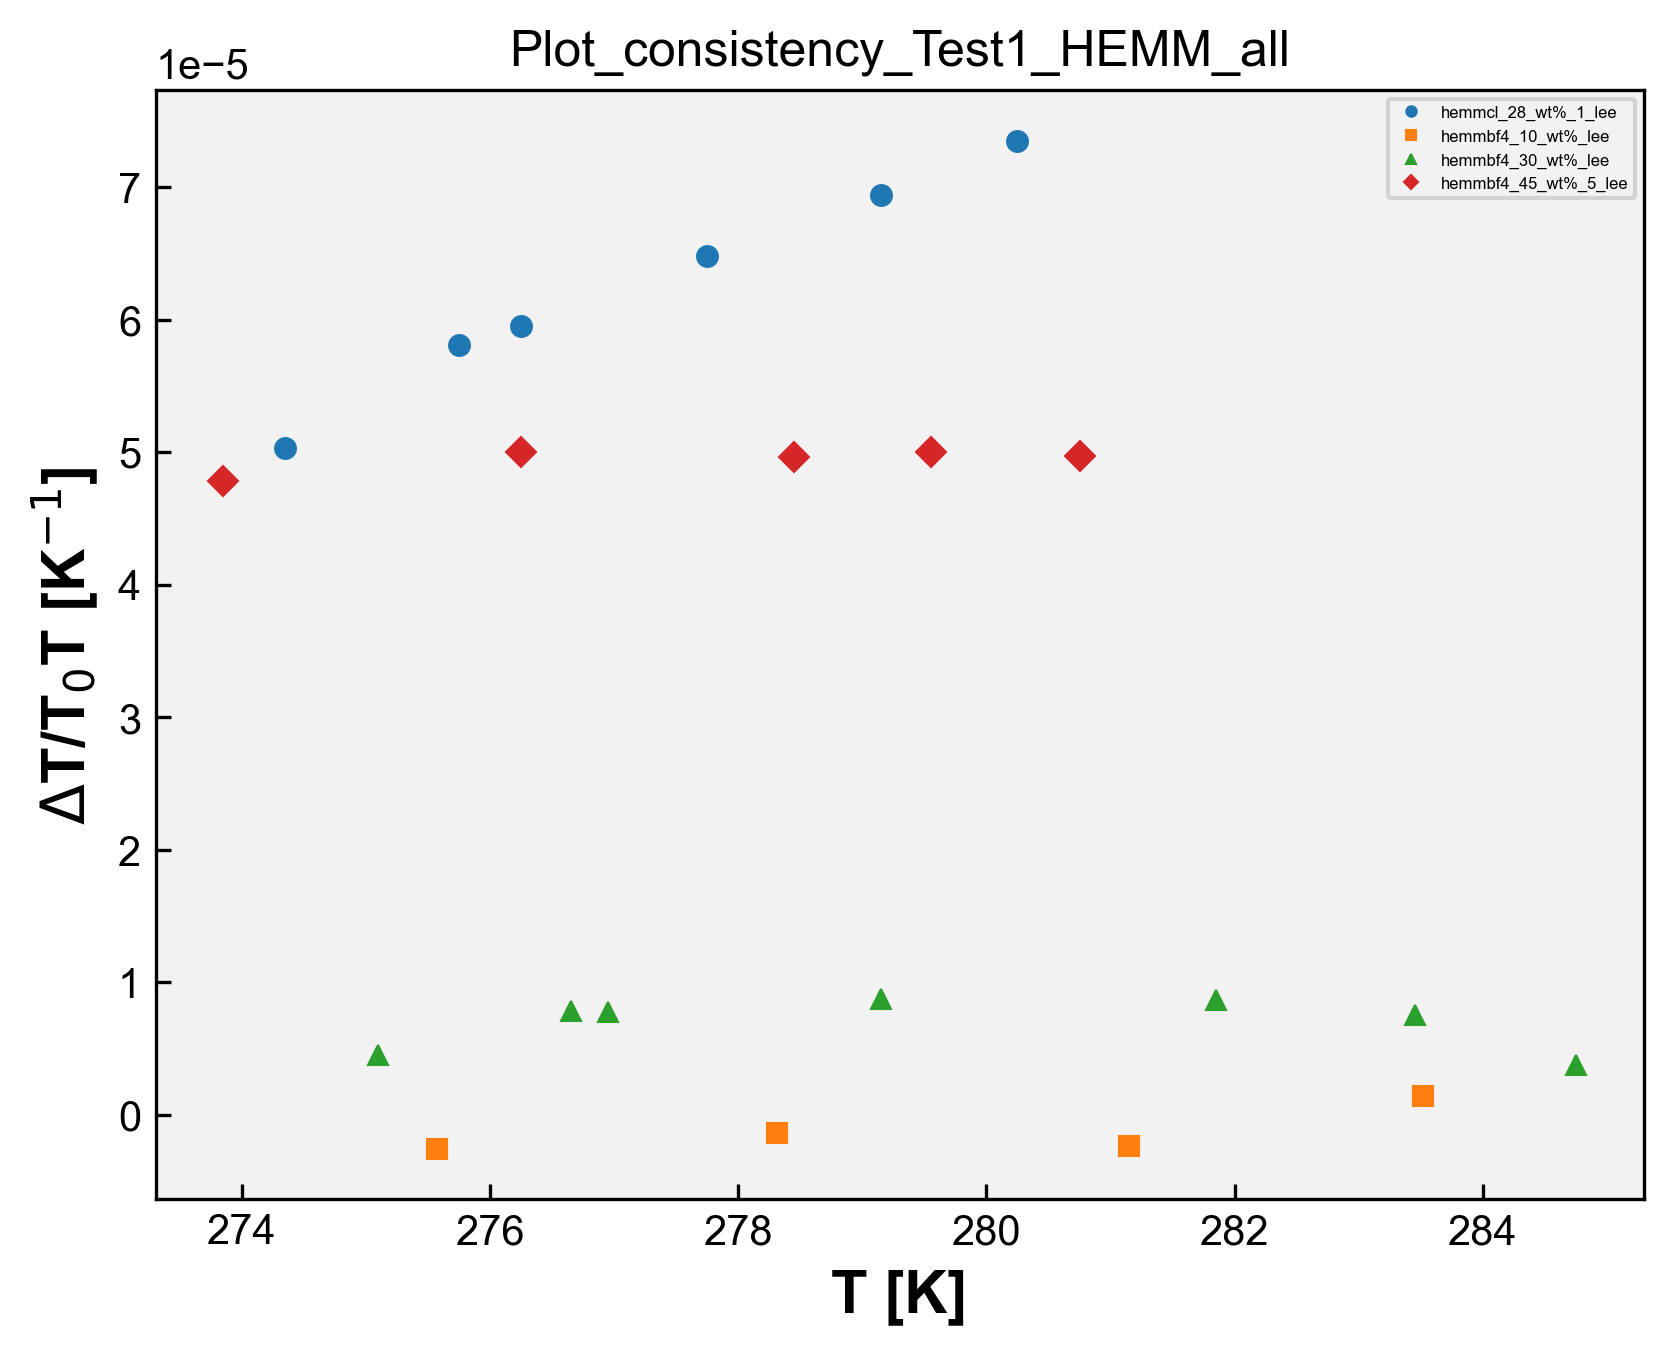

The Python source for this figure:
# Plot_consistency - HEMM
import matplotlib.pyplot as plt
import matplotlib
from matplotlib.font_manager import FontProperties
import pandas as pd
import numpy as np
import openpyxl
import os

matplotlib.rcParams['font.family'] = "Arial" # change the default font # mudança da fonte
matplotlib.rcParams['xtick.direction'] = 'in' # change the ticks direction # mudança da direção dos marcadores ao longo dos eixos de um gráfico que indicam valores específicos
matplotlib.rcParams['ytick.direction'] = 'in'
font = FontProperties() # cria uma instância de propriedades de fontes, tamanho, estilo e família
font.set_family('sans-serif') # 'serif', 'sans-serif', 'cursive', 'fantasy', or 'monospace' # família da fonte
font.set_name('Arial') # nome da fonte
font.set_weight('bold') # 'ultralight', 'light', 'normal', 'regular', 'book', 'medium', 'roman', 'semibold', 'demibold', 'demi', 'bold', 'heavy', 'extra bold', 'black' # peso da fonte
font.set_style('normal') #'normal', 'italic' or 'oblique' # estilo da fonte, negrito, itálico, normal, etc
font.set_size('x-large') # xx-small', 'x-small', 'small', 'medium', 'large', 'x-large', 'xx-large' # tamanho da fonte
plt.rcParams['figure.dpi'] = 300 # resolução padrão para as figuras exibidas na tela
plt.rcParams['savefig.dpi'] = 300 # resolução padrão para as figuras salvas em arquivos PNG, PDF ou SVG
opt = {'fillstyle':'full','markersize':5,'markeredgewidth':0.5} # aparência dos marcadores, fillstyle: full - estilo de preenchimento markersize: 5 - tamanho do marcador markeredgewidth: 0.5 largura da borda do marcador
plt.rcParams['figure.facecolor'] = (1.0,1.0,1.0,0.0) # cor de fundo da figura como transparente
plt.rcParams['axes.facecolor'] = '0.95' # cor de fundo dos eixos como uma tonalidade de cinza claro
#plt.rcParams['figure.figsize'] = (4,4) # tamanho da figura padrão em polegadas


caminho_arquivo = 'HEMM.xlsx' # caminho do arquivo de DMA
wb = openpyxl.load_workbook(caminho_arquivo) # ler dados de abas individuais do arquivo Excel sem abrir e fechar repetidamente, mantém aberto. Mais eficiente se você precisa ler dados de várias abas do arquivo. Lista com os nomes de todas as abas do arquivo Excel.
# load_workbook é a função usada para carregar o arquvio Excel

dados_coluna_D_array = [] # matriz para guardar os dados da coluna C de todas as sheet
dados_coluna_K_array = [] # matriz para guardar os dados da coluna I de todas as sheet

nomes_abas = []

for i in wb.sheetnames: # para i dentro da lista wb com os nomes de todas as abas
    nome_aba = wb[i] # obtém o nome da aba na posição i na lista wb, que contém os nomes de todas as abas
    nome_aba_split = nome_aba.title.split("_") # nome_aba é o nome completo da aba. nome_aba.title converte o nome da aba para o formato de título. split("_ ") divide o nome da aba em duas partes usando o caractere "_ "
    if len(nome_aba_split) > 2: # se o nome da aba contiver mais de duas partes
        nome_aba_split.insert(2, "wt%") # insere wt% entre a segunda e a terceira partes do nome da aba
        nome_aba_final = "_".join(nome_aba_split) # junta as partes do nome da aba de volta com "_"
        print('nome_aba_final', nome_aba_final)
        nomes_abas.append(nome_aba_final) # adiciona o nome modificado _a lista de nomes das abas
    else:
        nomes_abas.append(nome_aba.title) # nome da aba não tiver mais de duas partes, adiciona o nome completo da aba à lista nomes_abas (usada na legenda)

    dados_coluna_D = [] # abre uma lista para os dados da coluna C da sheet
    dados_coluna_K = [] # abre uma lista para os dados da coluna I da sheet

    for j in nome_aba.iter_rows(min_row=2, values_only=True): # iter_rows: permite iterar sobre as linhas dessa aba # min_row=2: especifica a primeira linha a ser considerada, nesse caso, começa na segunda linha, pois a primeira linha geralmente contém os cabeçalhos das colunas # values_only=True: indica que queremos obter apenas os valores das células, sem incluir informações adicionais como formatação, fórmulas ou estilos.
        dados_coluna_D.append(j[3])
        dados_coluna_K.append(j[10])

    dados_coluna_D_array.append(dados_coluna_D)
    dados_coluna_K_array.append(dados_coluna_K)

print('dados_C', dados_coluna_D_array)
print('dados_I', dados_coluna_K_array)

# Plotagem dos dados:

symbols = ['o', 's', '^', 'D', 'v', '>', '<', 'P', 'X', 'H', '*', 'h', '+', 'x', '|', '_', '1', '2', '3', '4', 'p', ',', '.', '8', 'p', 'd', 'D', '|', '_', '$...$']
# Exemplos de símbolos

# Vetor de cores
colors = ['#1f77b4', '#ff7f0e', '#2ca02c', '#d62728', '#9467bd', '#8c564b', '#e377c2', '#7f7f7f', '#bcbd22', '#17becf',  '#aec7e8',  '#ffbb78', '#98df8a', '#ff9896', '#c5b0d5', '#c49c94',  '#f7b6d2', '#c7c7c7',  '#dbdb8d',  '#9edae5',  '#393b79',  '#5254a3', '#6b6ecf',  '#9c9ede',  '#637939',  '#8ca252',  '#b5cf6b', '#cedb9c',  '#8c6d31',  '#bd9e39',  '#e7ba52',  '#e7cb94',  '#843c39', '#ad494a', '#d6616b',  '#e7969c',  '#7b4173', '#a55194',  '#ce6dbd',  '#de9ed6']

for i in range(len(dados_coluna_D_array)):
    x = dados_coluna_D_array[i]
    y = dados_coluna_K_array[i]
    print('x', x)
    print('y', y)
    symbol=symbols[i]
    color=colors[i]
    plt.plot(x, y, marker=symbol, markersize=opt['markersize'], markeredgewidth=opt['markeredgewidth'], fillstyle=opt['fillstyle'], color=color, linestyle='none')

plt.legend(nomes_abas, loc='upper right', fontsize=4, markerscale=0.5)
plt.xlabel('T [K]',fontproperties=font)
plt.ylabel('$\Delta$T/T$_0$T [K$^{-1}$]',fontproperties=font)
#plt.legend(loc="upper left")
# teste
nome_arquivo_python = os.path.basename(__file__) # obter o nome do arquivo python atual
nome_arquivo_sem_extensao = os.path.splitext(nome_arquivo_python)[0] # obter o nome do arquivo sem extensão # [0] vai acessar o primeiro elemento da tupla retornado por path.splitext

plt.title(nome_arquivo_sem_extensao)

plt.savefig(f'{nome_arquivo_sem_extensao}.png',format='png',bbox_inches='tight',
                dpi=300,transparent=False)
plt.show()
